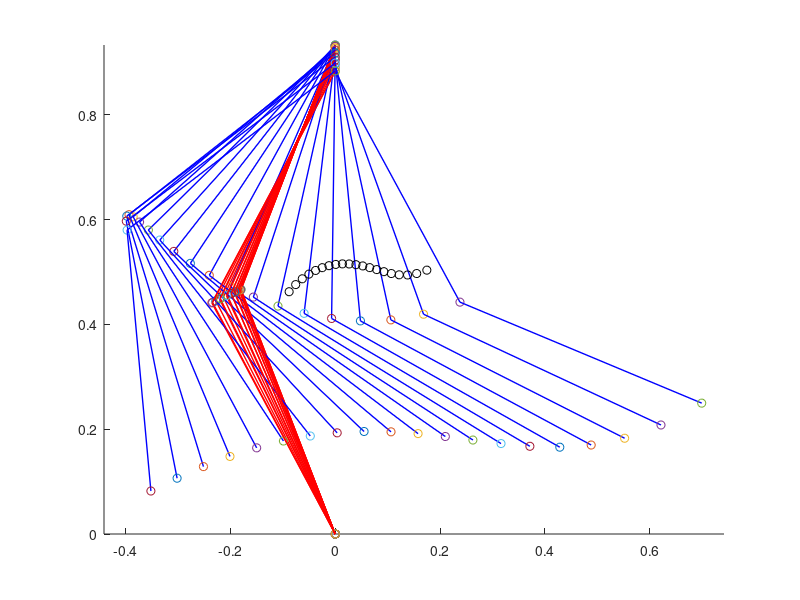
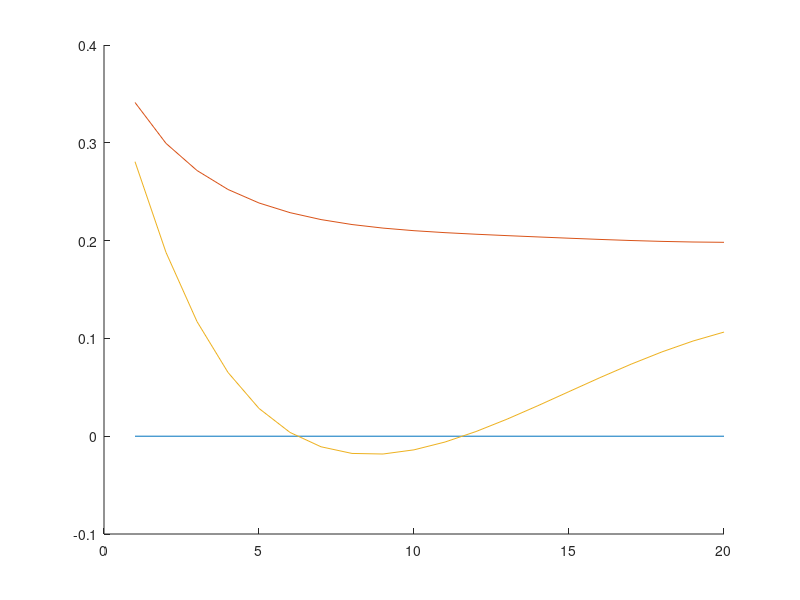
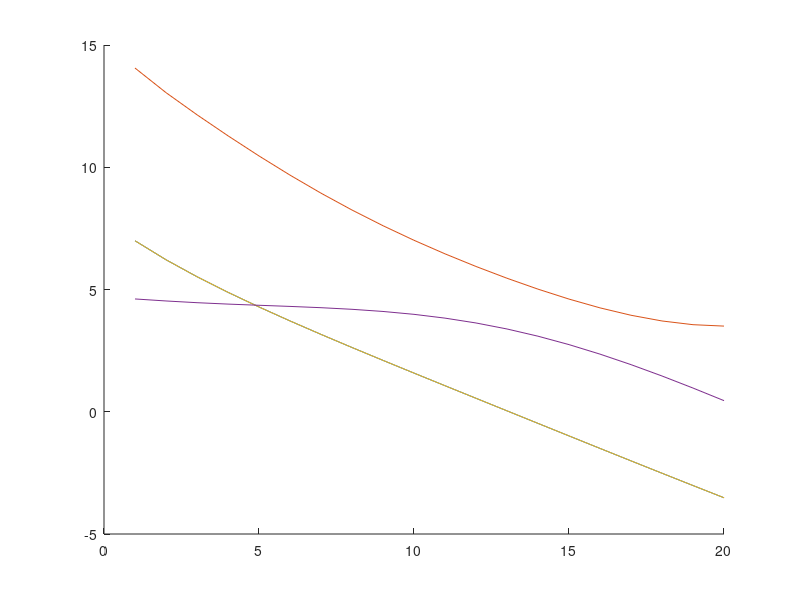

Source code (MATLAB) for these figures, in order:
%% forward kinematic
clear all
m1=1;
m2=2;
l1=0.5;
l2=0.5;

q1=120/180*pi;
q2=60/180*pi;
q3=310/180*pi;
q4=340/180*pi;
x_1=0;
y_1=0;
x_2=x_1+l1*cos(q1);
y_2=y_1+l1*sin(q1);
x_3=x_2+l2*cos(q2);
y_3=y_2+l2*sin(q2);
x_4=x_3+l2*cos(q3);
y_4=y_3+l2*sin(q3);
x_5=x_4+l1*cos(q4);
y_5=y_4+l1*sin(q4);
dt=1/20;
for i=1:1/dt

J=[-l1*sin(q1) -l2*sin(q2) 0 0;...
   -l1*sin(q1) -l2*sin(q2) -l2*sin(q3) -l1*sin(q4);...
   l1*cos(q1) l2*cos(q2) l2*cos(q3) l1*cos(q4)];

x_r5=0.5-i*dt;  
y_r5=0.2*sin(i*dt*pi);

e=[x_3-0,x_5-x_r5,y_5-y_r5]';
d_q=-5*pinv(J)*e;
d_q1=d_q(1);d_q2=d_q(2);
d_q3=d_q(3);d_q4=d_q(4);

q1=q1+dt*d_q1;
q2=q2+dt*d_q2;
q3=q3+dt*d_q3;
q4=q4+dt*d_q4;

x_2=x_1+l1*cos(q1);
y_2=y_1+l1*sin(q1);
x_3=x_2+l2*cos(q2);
y_3=y_2+l2*sin(q2);
x_4=x_3+l2*cos(q3);
y_4=y_3+l2*sin(q3);
x_5=x_4+l1*cos(q4);
y_5=y_4+l1*sin(q4);

x_m=1/(4*m1)*(m1*x_1+m2*x_3+m1*x_5);
y_m=1/(4*m1)*(m1*y_1+m2*y_3+m1*y_5);

g=10;
tau_1x=(x_3-x_1)*m2*g+(x_5-x_1)*m1*g;
tau_2x=(x_3-x_2)*m2*g+(x_5-x_2)*m1*g;
tau_3x=(x_5-x_3)*m1*g;
tau_4x=(x_5-x_4)*m1*g;

figure(10)
pause(0.25)
% clf
hold on,axis equal
plot(x_1,y_1,'o')
plot([x_1 x_2],[y_1 y_2],'r', 'LineWidth',1)
plot(x_2,y_2,'o')
plot([x_2 x_3],[y_2 y_3],'r', 'LineWidth',1)
plot(x_3,y_3,'o')
plot([x_3 x_4],[y_3 y_4],'b', 'LineWidth',1)
plot(x_4,y_4,'o')
plot([x_4 x_5],[y_4 y_5],'b', 'LineWidth',1)
plot(x_5,y_5,'o')
plot(x_m,y_m,'o','color','black')
   
x_m_save(i)=x_m;
error_save_x(:,i)=e;
tau_save_x(:,i)=[tau_1x;tau_2x;tau_3x;tau_4x];
end

figure(100),hold on,plot(error_save_x')
figure(200),hold on,plot(tau_save_x')